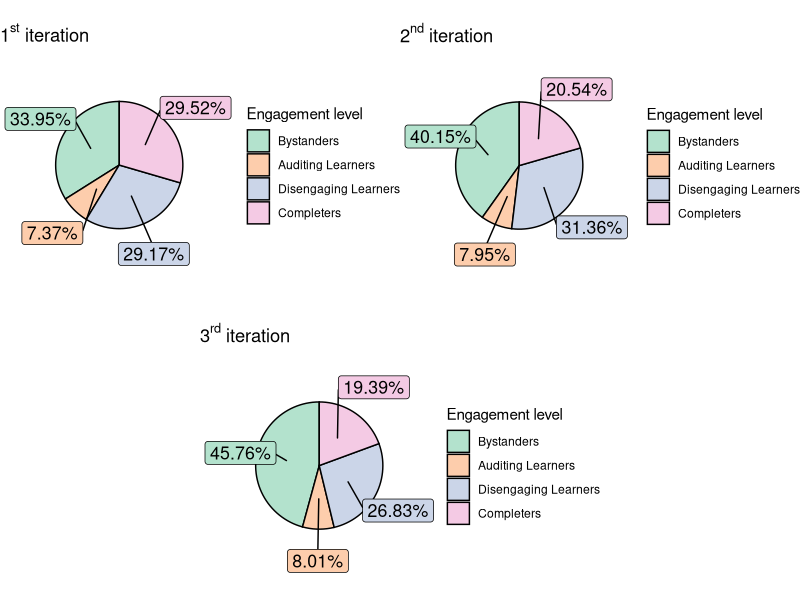

Here is the R script that generated this plot:
## ---- chunk 1
knitr::opts_chunk$set(message = F, echo = T, eval = T, warning = F, tidy.opts=list(width.cutoff=60))
## ---- chunk 2
library(tidyverse)
surveys1 <- read_csv("Datasets/effec1.quest.compil.csv", locale = locale("fr"))
surveys2 <- read_csv("Datasets/effec2.quest.compil.csv", locale = locale("fr"))
surveys3 <- read_csv("Datasets/effec3.quest.compil.csv", locale = locale("fr"))
usages1 <- distinct(read_csv("Datasets/usages.effec1.csv", locale = locale("fr")))
usages2 <- distinct(read_csv("Datasets/usages.effec2.csv", locale = locale("fr")))
usages3 <- distinct(read_csv("Datasets/usages.effec3.csv", locale = locale("fr")))
## ---- chunk 3
usages1 <- usages1 %>% mutate(EngagementLevel = case_when(last.quizz == 5 &
                                                        Assignment.bin == 1 ~ 3, # Completers
                                 last.quizz > 0 | Assignment.bin == 1 ~ 2, # Disengaging Learners
                                 last.video / 35 > 0.1 ~ 1, # Auditing Learners
                                 TRUE ~ 0)) # Bystanders

usages2 <- usages2 %>% mutate(EngagementLevel = case_when(Exam.bin == 1 & 
                                                        Assignment.bin == 1 ~ 3, # Completers
                                 last.quizz > 0 | Assignment.bin == 1 ~ 2, # Disengaging Learners
                                 last.video / 35 > 0.1 ~ 1, # Auditing Learners
                                 TRUE ~ 0)) # Bystanders

usages3 <- usages3 %>% mutate(EngagementLevel = case_when(Exam.bin == 1 & 
                                                        Assignment.bin == 1 ~ 3, # Completers
                                 last.quizz > 0 | Assignment.bin == 1 ~ 2, # Disengaging Learners
                                 last.video / 35 > 0.1 ~ 1, # Auditing Learners
                                 TRUE ~ 0)) # Bystanders
## ---- chunk 4
library(ggplot2)
library(ggrepel)
library(gridExtra)

df1 <- usages1 %>% group_by(EngagementLevel) %>% tally(name = "value") %>%
          mutate(csum = rev(cumsum(rev(value))), 
         pos = if_else(is.na(value/2 + lead(csum, 1)), value/2, value/2 + lead(csum, 1)))

plot1 <- ggplot(df1, aes(x = "" , y = value, fill = factor(EngagementLevel))) +
  geom_col(width = 1, color = 1) +
  coord_polar(theta = "y") +
  geom_label_repel(data = df1,
                   aes(y = pos, label = paste0(round(value / sum(value) * 100,
                                              digits = 2), "%")),
                   size = 4.5, nudge_x = 1, show.legend = FALSE) +
  scale_fill_brewer(palette = "Pastel2", name = "Engagement level",
                    labels = c('Bystanders', 'Auditing Learners',
                    'Disengaging Learners', 'Completers')) +
  
  theme_void() + labs(title = expression('1'^st*' iteration'))

df2 <- usages2 %>% group_by(EngagementLevel) %>% tally(name = "value") %>%
          mutate(csum = rev(cumsum(rev(value))), 
         pos = if_else(is.na(value/2 + lead(csum, 1)), value/2, value/2 + lead(csum, 1)))

plot2 <- ggplot(df2, aes(x = "" , y = value, fill = factor(EngagementLevel))) +
  geom_col(width = 1, color = 1) +
  coord_polar(theta = "y") +
  geom_label_repel(data = df2,
                   aes(y = pos, label = paste0(round(value / sum(value) * 100,
                                              digits = 2), "%")),
                   size = 4.5, nudge_x = 1, show.legend = FALSE) +
  scale_fill_brewer(palette = "Pastel2", name = "Engagement level",
                    labels = c('Bystanders', 'Auditing Learners',
                    'Disengaging Learners', 'Completers')) +
  
  theme_void() + labs(title = expression('2'^nd*' iteration'))

df3 <- usages3 %>% group_by(EngagementLevel) %>% tally(name = "value") %>%
          mutate(csum = rev(cumsum(rev(value))), 
         pos = if_else(is.na(value/2 + lead(csum, 1)), value/2, value/2 + lead(csum, 1)))

plot3 <- ggplot(df3, aes(x = "" , y = value, fill = factor(EngagementLevel))) +
  geom_col(width = 1, color = 1) +
  coord_polar(theta = "y") +
  geom_label_repel(data = df3,
                   aes(y = pos, label = paste0(round(value / sum(value) * 100,
                                              digits = 2), "%")),
                   size = 4.5, nudge_x = 1, show.legend = FALSE) +
  scale_fill_brewer(palette = "Pastel2", name = "Engagement level",
                    labels = c('Bystanders', 'Auditing Learners',
                    'Disengaging Learners', 'Completers')) +
  
  theme_void() + labs(title = expression('3'^rd*' iteration'))

g <- arrangeGrob(plot1, plot2, plot3, ncol = 2, layout_matrix=rbind(c(1,1,2,2), c(NA, 3, 3, NA)))
ggsave("Plots/engagement_level.png", g)
grid.arrange(plot1, plot2, plot3, ncol = 2, layout_matrix=rbind(c(1,1,2,2), c(NA, 3, 3, NA)))
## ---- chunk 5
df1
df2
df3
'student test by number of watched video'
## ---- chunk 6
#bystanders <- data %>% filter(EngagementLevel == 0)
#auditing_learners <- data %>% filter(EngagementLevel == 1)
#disengaging_learners <- data %>% filter(EngagementLevel == 2)
#completers <- data %>% filter(EngagementLevel == 3)
#iter1 <- distinct(full_join(usages1, surveys1, by='Student_ID'))
#iter2 <- distinct(full_join(usages2, surveys2, by='Student_ID'))
#iter3 <- distinct(full_join(usages3, surveys3, by='Student_ID'))

usages1 %>% group_by(Exam.bin) %>% tally()

usages1 %>% filter(last.quizz == 5 & last.video == 35) %>% group_by(Exam.bin) %>% tally()
